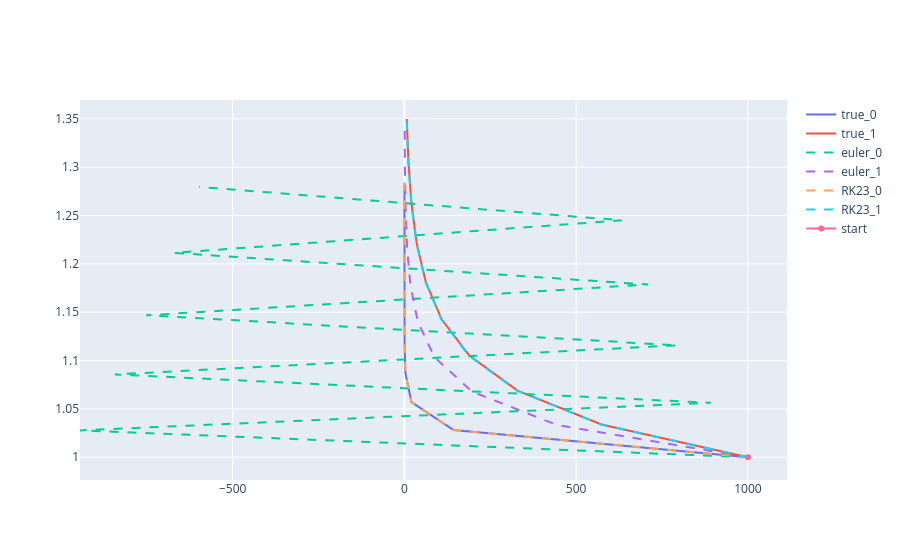

Write notebook code for a chart like this one.
### Code cell
def vizualize_solutions():
    # compute exact solutions
    true_sol = list(
        systems |
        select(lambda s: exact_solver(t, s, x0))
    )
    # solve sytems with euler
    euler_sol = list(
        systems |
        select(lambda s: euler_solver(t, s, x0))
    )
    # solve sytems with RK23
    RK23_sol = list(
        systems |
        select(lambda s: RK_solver(t, s, x0))
    )
    solutions = {
        "true": true_sol,
        "euler": euler_sol,
        "RK23": RK23_sol
    }

    fig = go.Figure()
    for sol_name, sol in solutions.items():
        for i, sys_sol in enumerate(sol):
            line = dict(dash="dash") if sol_name.count("true") == 0 else None
            fig.add_trace(
                go.Scatter(
                    x=sys_sol[:, 0],
                    y=sys_sol[:, 1],
                    mode='lines',
                    name=f"{sol_name}_{i}",
                    line=line
                )
            )
    fig.add_trace(
        go.Scatter(
            x=[x0[0]],
            y=[x0[1]],
            name="start"
        )
    )
    fig.show()

vizualize_solutions()

### Figure 1 — Plotly figure (JSON) as saved in the notebook; plotly's stock layout.template omitted (floating-point values rounded to 4 significant figures)
{"data": [{"mode": "lines", "name": "true_0", "type": "scatter", "x": [1000.0, 143.1, 20.47, 2.928, 0.4189, 0.05994, 0.008575, 0.001227, 0.0001755, 2.511e-05], "y": [1.0, 1.028, 1.057, 1.087, 1.118, 1.149, 1.181, 1.215, 1.249, 1.284]}, {"mode": "lines", "name": "true_1", "type": "scatter", "x": [1000.0, 573.8, 329.2, 188.9, 108.4, 62.18, 35.67, 20.47, 11.74, 6.738], "y": [1.0, 1.034, 1.069, 1.105, 1.143, 1.181, 1.221, 1.263, 1.306, 1.35]}, {"line": {"dash": "dash"}, "mode": "lines", "name": "euler_0", "type": "scatter", "x": [1000.0, -944.4, 892.0, -842.4, 795.6, -751.4, 709.7, -670.2, 633.0, -597.8], "y": [1.0, 1.028, 1.056, 1.086, 1.116, 1.147, 1.179, 1.211, 1.245, 1.28]}, {"line": {"dash": "dash"}, "mode": "lines", "name": "euler_1", "type": "scatter", "x": [1000.0, 444.4, 197.5, 87.79, 39.02, 17.34, 7.707, 3.425, 1.522, 0.6766], "y": [1.0, 1.033, 1.068, 1.103, 1.14, 1.178, 1.217, 1.258, 1.3, 1.343]}, {"line": {"dash": "dash"}, "mode": "lines", "name": "RK23_0", "type": "scatter", "x": [1000.0, 141.8, 20.08, 2.843, 0.4026, 0.05698, 0.008066, 0.001139, 0.000158, 1.821e-05], "y": [1.0, 1.028, 1.057, 1.087, 1.118, 1.149, 1.181, 1.215, 1.249, 1.284]}, {"line": {"dash": "dash"}, "mode": "lines", "name": "RK23_1", "type": "scatter", "x": [1000.0, 572.9, 327.7, 187.5, 107.3, 61.37, 35.1, 20.07, 11.49, 6.575], "y": [1.0, 1.034, 1.069, 1.105, 1.143, 1.181, 1.221, 1.263, 1.306, 1.35]}, {"name": "start", "type": "scatter", "x": [1000], "y": [1]}], "layout": {}}
